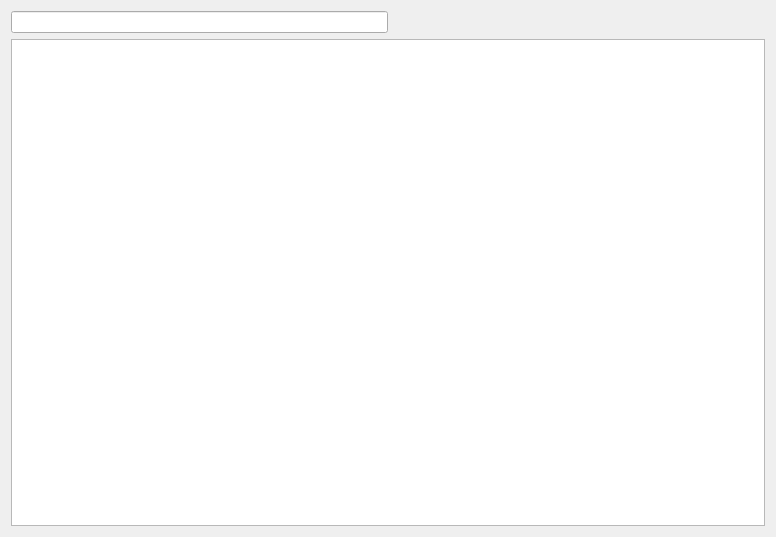
<?xml version="1.0" encoding="UTF-8"?>
<ui version="4.0">
 <class>InternalResourceManager</class>
 <widget class="QWidget" name="InternalResourceManager">
  <property name="geometry">
   <rect>
    <x>0</x>
    <y>0</y>
    <width>776</width>
    <height>537</height>
   </rect>
  </property>
  <property name="windowTitle">
   <string>Form</string>
  </property>
  <layout class="QVBoxLayout" name="verticalLayout">
   <item>
    <layout class="QHBoxLayout" name="horizontalLayout">
     <item>
      <widget class="QLineEdit" name="lineEditSearch"/>
     </item>
     <item>
      <spacer name="horizontalSpacer">
       <property name="orientation">
        <enum>Qt::Orientation::Horizontal</enum>
       </property>
       <property name="sizeHint" stdset="0">
        <size>
         <width>40</width>
         <height>20</height>
        </size>
       </property>
      </spacer>
     </item>
    </layout>
   </item>
   <item>
    <widget class="QTreeView" name="treeViewResources"/>
   </item>
  </layout>
 </widget>
 <resources/>
 <connections>
  <connection>
   <sender>lineEditSearch</sender>
   <signal>textChanged(QString)</signal>
   <receiver>InternalResourceManager</receiver>
   <slot>search(QString)</slot>
   <hints>
    <hint type="sourcelabel">
     <x>197</x>
     <y>22</y>
    </hint>
    <hint type="destinationlabel">
     <x>387</x>
     <y>268</y>
    </hint>
   </hints>
  </connection>
 </connections>
 <slots>
  <slot>search(QString)</slot>
 </slots>
</ui>
